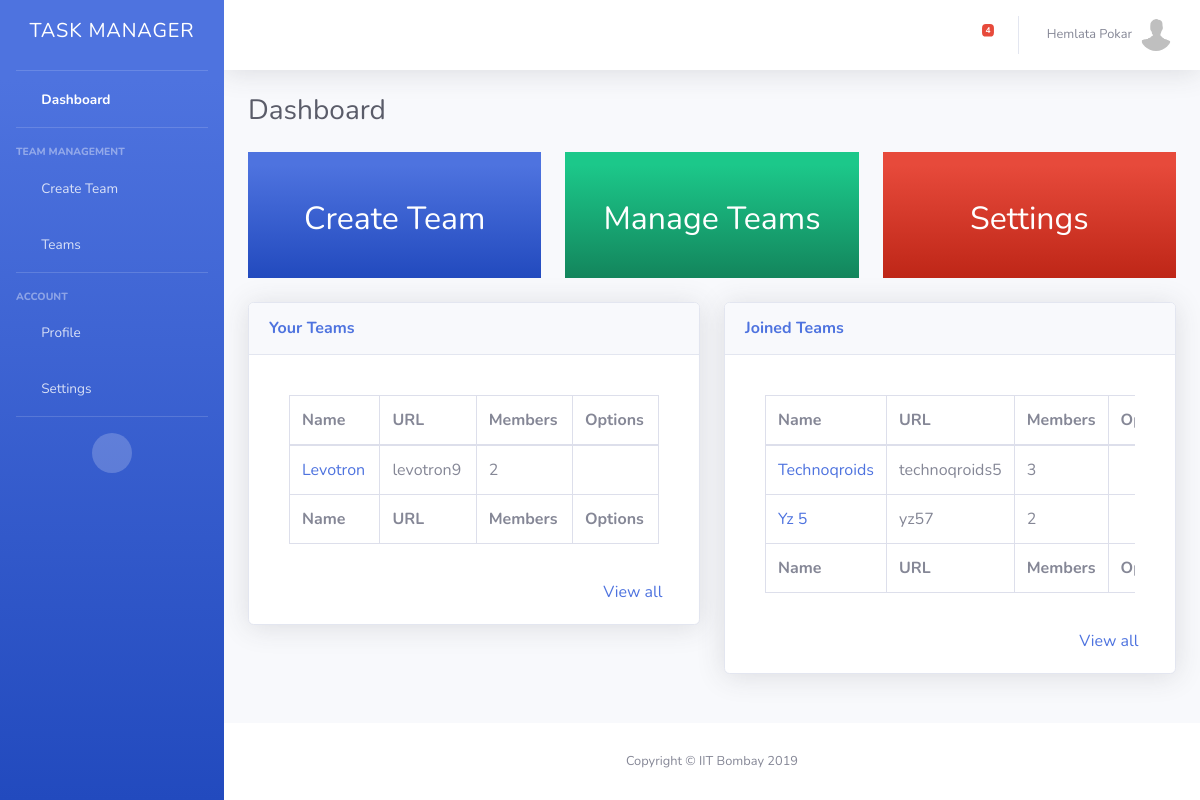
Page / (signed in) on the earlier database version.
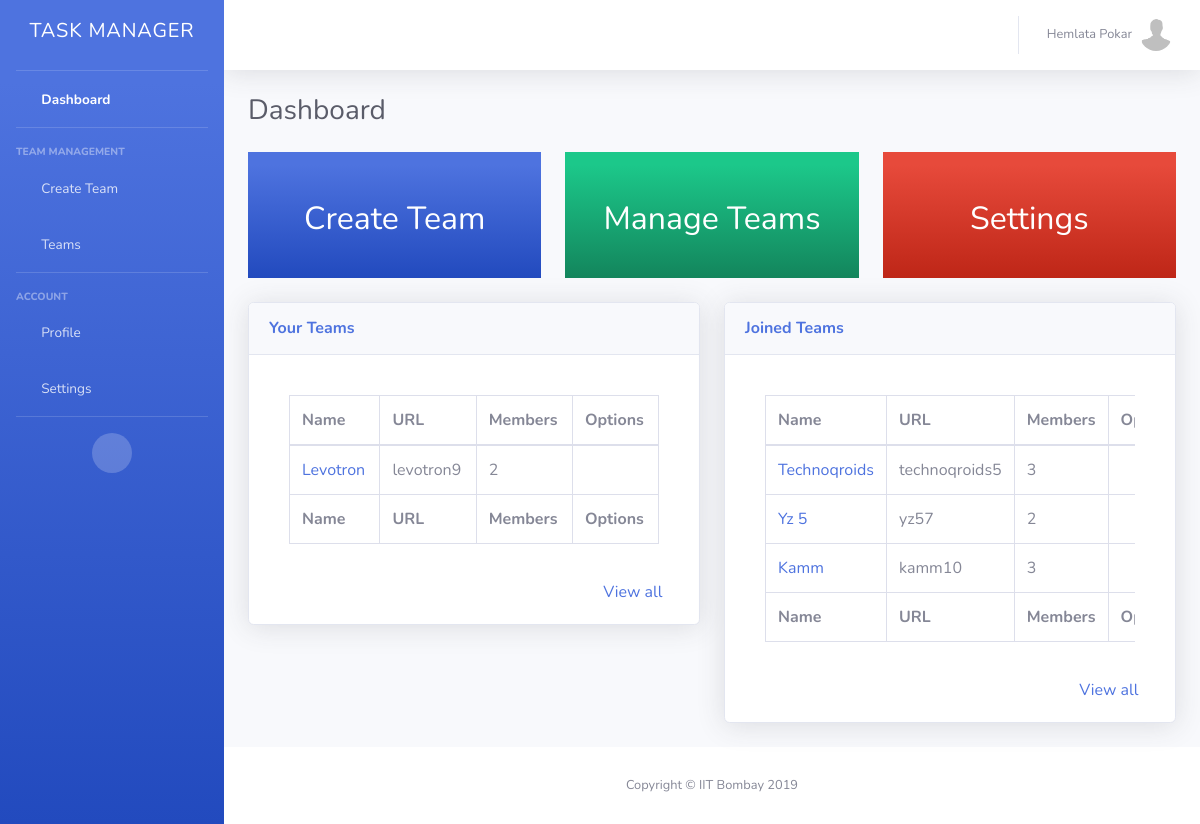
Same page on the later database version.
### TM/models.py (models this page shows)
class Teams(models.Model):
    id = models.AutoField(primary_key=True)
    name = models.CharField(max_length=400)
    url = models.CharField(max_length=400)
    admin = models.ForeignKey(UserProfile, on_delete=models.CASCADE)
    members = models.ManyToManyField(UserProfile, through='Membership', related_name="member")

class Membership(models.Model):
    member = models.ForeignKey(UserProfile, on_delete=models.CASCADE)
    team = models.ForeignKey(Teams, on_delete=models.CASCADE)

### TM/views.py (the view, shortened to what this page needs)
# urls.py: path('', DashboardView.as_view(), name="dashboard"),
class DashboardView(LoginRequiredMixin, TemplateView):
    login_url = '/../login/'
    template_name = "dashboard.html"
    def get(self, request):
        user = request.user
        us = UserProfile.objects.get(user=user)
        teams = Teams.objects.filter(admin=us)
        joined_teams = Membership.objects.filter(member=UserProfile.objects.get(user=user))
        jt = None
        if joined_teams.all().count() == 1:
            jt = joined_teams.all()[0].team
        teams = teams[:5]
        joined_teams = joined_teams[:5]
        return render(request, self.template_name, {'teams': teams, 'us': us, 'user': user, 'joined_teams': joined_teams, 'jt': jt, 'notifications': get_notifications(us, 1)})

### TM/views.py (called while the page is built)
def get_notifications(user, unread):
    return MessageNotification.objects.filter(user=user, unread = unread)[:5]

### TM/templates/dashboard.html (shortened to what the changed rows need)
<!DOCTYPE html>
{% load static %}
<html lang="en">
<head>
  <link href="{% static 'vendor/fontawesome-free/css/all.min.css' %}" rel="stylesheet" type="text/css">
  <link href="{% static 'css/sb-admin-2.min.css' %}" rel="stylesheet">
</head>
<body id="page-top">
  <div id="wrapper">
    <div id="content-wrapper" class="d-flex flex-column">
      <div id="content">
        {% block topbar %}
        {% include "topbar.html" %}
      {% endblock %}
        <div class="container-fluid">
          <div class="d-sm-flex align-items-center justify-content-between mb-4">
            <h1 class="h3 mb-0 text-gray-800">Dashboard</h1>
          </div>
          <div class="row">
            <div class="col-4 h-100">
          <a href="/create-team" style="text-decoration: none">
              <div class="px-3 h-100 py-5 bg-gradient-primary text-white text-center" >
                  <h2>Create Team</h2>
                </div>
              </a>
            </div>
            <div class="col-4">
                <a href="/teams/" style="text-decoration: none">
                <div class="px-3 py-5 bg-gradient-success text-white text-center" >
                    <h2>Manage Teams</h2>
                  </div>
                  </a>
            </div>
            <div class="col-4">
                <a href="/settings/" style="text-decoration: none">
                <div class="px-3 py-5 bg-gradient-danger text-white text-center" >
                    <h2>Settings</h2>
                  </div>
                  </a>
            </div>
      </div>
      <div class="row mt-4">
        <div class="col-6">
            <div class="card shadow mb-4">
                <div class="card-body">
                        <div class="card-body">
                                <div class="table-responsive">
                                  {%  if teams.all.count != 0 %}
                                  <table class="table table-bordered" id="dataTable" width="100%" cellspacing="0">
                                        <thead>
                                                <tr>
                                                  <th>Name</th>
                                                  <th>URL</th>
                                                  <th>Members</th>
                                                  <th>Options</th>
                                                </tr>
                                              </thead>
                                              <tfoot>
                                                    <tr>
                                                      <th>Name</th>
                                                      <th>URL</th>
                                                      <th>Members</th>
                                                      <th>Options</th>
                                                    </tr>
                                                </tfoot>
                                                <tbody>
                                                        {%    for i in teams.all  %}
                                                    <tr>
                                                        <td><a href="/team/{{ i.url }}/dashboard/">{{  i.name   }}</a></td>
                                                        <td>{{  i.url   }}</td>
                                                        <td>{{  i.members.count }}</td>
                                                        <td><a href="/team/{{ i.url }}/dashboard/"><i class="fas fa-external-link-alt"></i></a><a href="/team/{{ i.url }}/settings/" style="margin-left: 10px"><i class="fas fa-cog"></i></a><a href="/team/{{ i.url }}/delete/" style="margin-left: 10px"><i class="fas fa-trash"></i></a></td>
                                                    </tr>
                                                    {%  endfor  %}
                                                </tbody>
                                                </table>
                                                {%  else  %}
                                                <div align="center">There are no teams you are admin of!</div>
                                                {%  endif %}
                                                </div>
                                              </div>
                </div>
              </div>
        </div>
        <div class="col-6">
            <div class="card shadow mb-4">
                <div class="card-body">
                        <div class="card-body">
                                <div class="table-responsive">
                                  {%  if joined_teams.all.count == 1  %}
                                      {%  if jt.admin != us %}
                                      <table class="table table-bordered" id="dataTable1" width="100%" cellspacing="0">
                                          <thead>
                                                  <tr>
                                                    <th>Name</th>
                                                    <th>URL</th>
                                                    <th>Members</th>
                                                    <th>Options</th>
                                                  </tr>
                                                </thead>
                                                <tfoot>
                                                      <tr>
                                                        <th>Name</th>
                                                        <th>URL</th>
                                                        <th>Members</th>
                                                        <th>Options</th>
                                                      </tr>
                                                  </tfoot>
                                                  <tbody>
                                                          {%    for i in joined_teams.all  %}
                                                          {%  if i.team.admin != us %}
                                                      <tr>
                                                          <td><a href="/team/{{ i.team.url }}/dashboard/">{{  i.team.name   }}</a></td>
                                                          <td>{{  i.team.url   }}</td>
                                                          <td>{{  i.team.members.count }}</td>
                                                          <td><a href="/team/{{ i.team.url }}/dashboard/"><i class="fas fa-external-link-alt"></i></a></td>
                                                      </tr>
                                                        {%  endif %}
                                                      {%  endfor  %}
                                                  </tbody>
                                                  </table>
                                      {%  else  %}
                                        <div align="center">There are no teams you have joined!</div>
                                      {%  endif %}
                                  {%  elif joined_teams.all.count != 0 %}
                                  <table class="table table-bordered" id="dataTable2" width="100%" cellspacing="0">
                                        <thead>
                                                <tr>
                                                  <th>Name</th>
                                                  <th>URL</th>
                                                  <th>Members</th>
                                                  <th>Options</th>
                                                </tr>
                                              </thead>
                                              <tfoot>
                                                    <tr>
                                                      <th>Name</th>
                                                      <th>URL</th>
                                                      <th>Members</th>
                                                      <th>Options</th>
                                                    </tr>
                                                </tfoot>
                                                <tbody>
                                                        {%    for i in joined_teams.all  %}
                                                        {%  if i.team.admin != us %}
                                                    <tr>
                                                        <td><a href="/team/{{ i.team.url }}/dashboard/">{{  i.team.name   }}</a></td>
                                                        <td>{{  i.team.url   }}</td>
                                                        <td>{{  i.team.members.count }}</td>
                                                        <td><a href="/team/{{ i.team.url }}/dashboard/"><i class="fas fa-external-link-alt"></i></a></td>
                                                    </tr>
                                                      {%  endif %}
                                                    {%  endfor  %}
                                                </tbody>
                                                </table>
                                                {%  else  %}
                                                <div align="center">There are no teams you have joined!</div>
                                                {%  endif %}
                                                </div>
                                              </div>
                </div>
              </div>
      </div>
</div>
        </div>
      </div>
    </div>
  </div>
</body>
</html>

Differences in the rows shown:
added Membership: team.name "Kamm", team "kamm10", team.members.count "3"
Other differences:
{{ notifications.all.count }}: "4" → (not shown)
